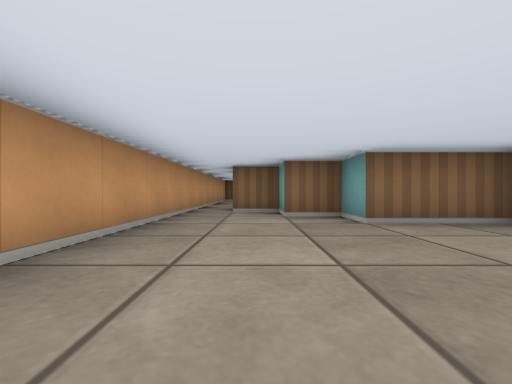
[1] (above)

15 first-person views from a walk through a cub3D level. The camera is about half as high as the walls, looks level and sees 90° across. The floor is counted in squares. Each view is taken from the middle of a square. On the plan, view 1 faces up. The plan holds only what a view shows up to about 9 squares ahead; the rest is blank.

[2]
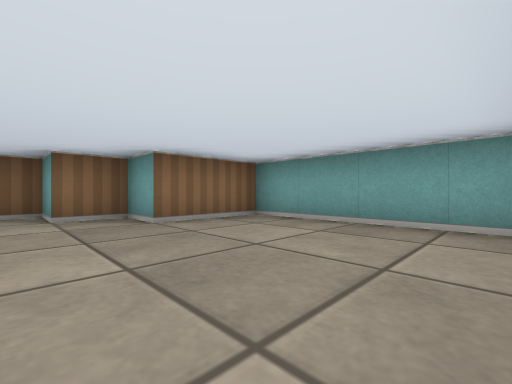

[3]
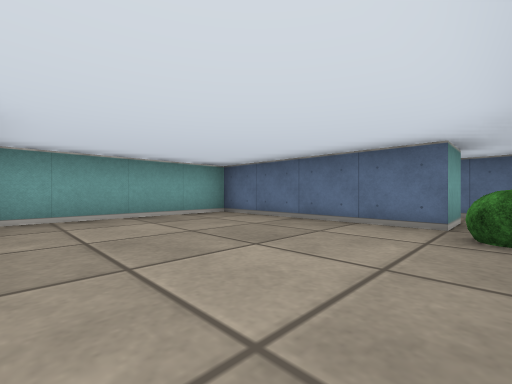

[4]
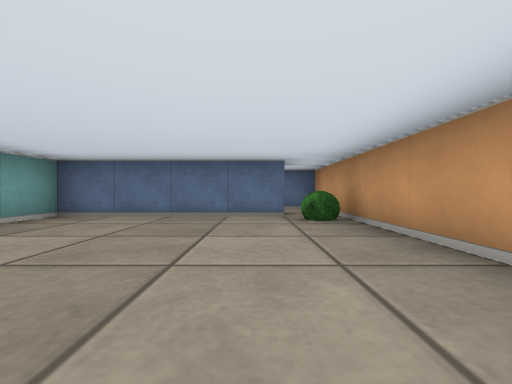

[5]
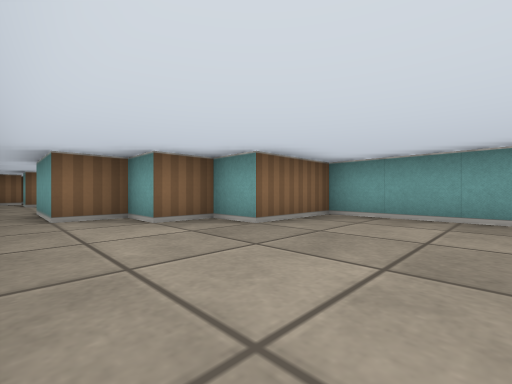

[6]
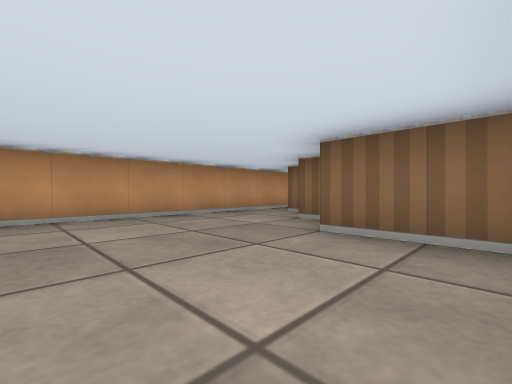

[7]
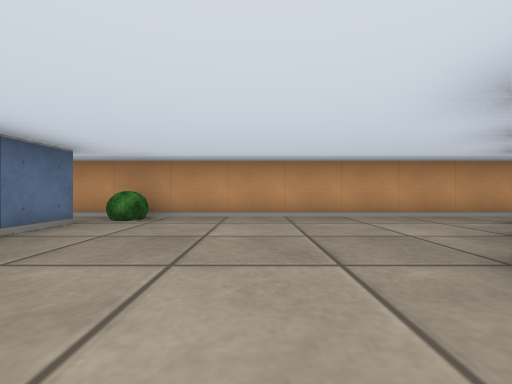

[8]
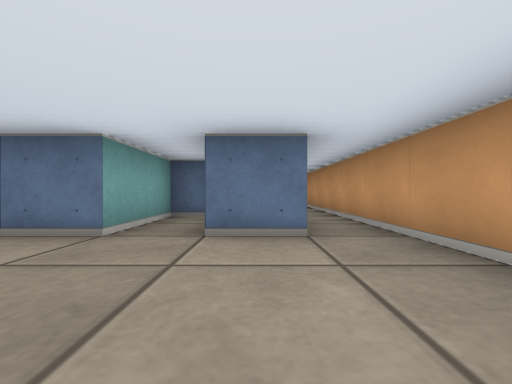

[9]
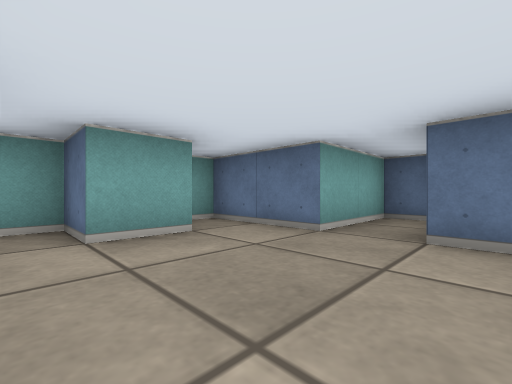

[10]
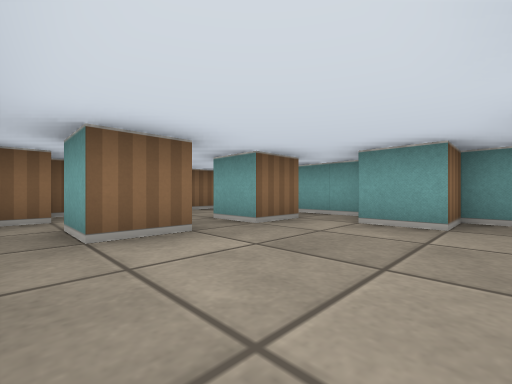

[11]
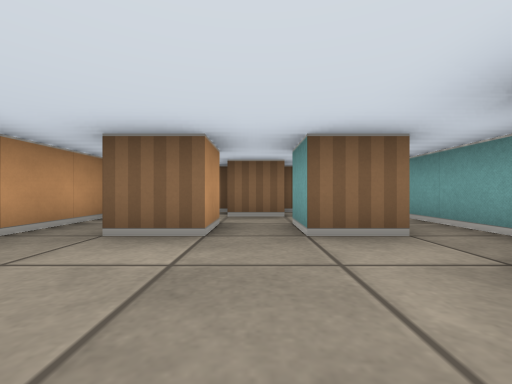

[12]
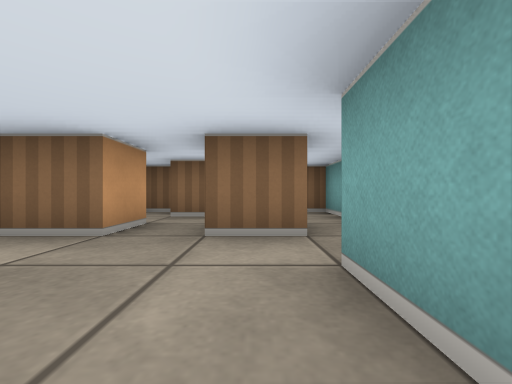

[13]
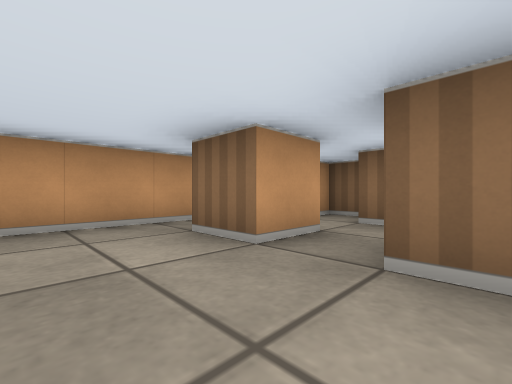

[14]
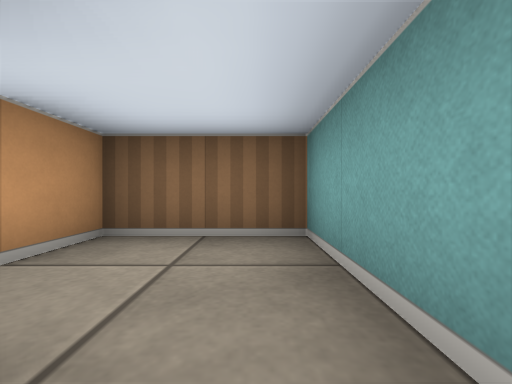

[15]
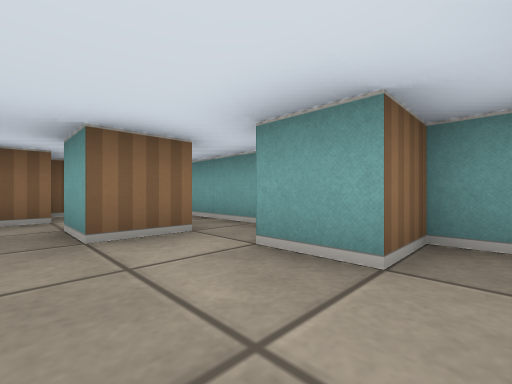

### Floor plan
Points are (right, up) in squares from view 1. A wall is a line through its corners. A room is listed if a view was taken in it or the views show most of it. See-through windows are left out.
Room 1 (views 1, 2, 3, 4, 5, 6, 7)
walls: (-0.5, -0.5) (3.5, -0.5) (3.5, 3.5) (1.5, 3.5) (1.5, 4.5) (0.5, 4.5); (-1.5, 4.5) (-1.5, -1.5); (0.5, 5.5) (-0.5, 5.5)
ways out: opening at (-1, 5) to room 2
objects: bush (-1, 0)
Room 2 (views 8, 9, 10, 11, 12, 13, 14, 15)
walls: (0.5, 11.5) (0.5, 10.5) (-0.5, 10.5) (-0.5, 11.5); (2.6, 10.5) (1.5, 10.5) (1.5, 11.5); (-0.4, 12.5) (-1, 12.5); (-1.5, 12.2) (-1.5, 4.5); (0.5, 13.5) (-0.5, 13.5); (0.9, 5.5) (1.5, 5.5) (1.5, 7.5) (3.5, 7.5) (3.5, 8.5) (2.5, 8.5) (2.5, 9.5) (3.5, 9.5) (3.5, 13.5) (1.5, 13.5) (1.5, 12.5) (0.5, 12.5); (-0.5, 5.5) (-0.5, 7.5) (0.5, 7.5); (0.5, 4.5) (0.5, 5.5)
ways out: opening at (-1, 5) to room 1

Where each view was taken, in squares from view 1:
view 1: 0 up, 0 right, facing up
view 2: 0 up, 0 right, facing up-right
view 3: 3 up, 1 left, facing down-right
view 4: 4 up, 0 right, facing down
view 5: 1 up, 1 left, facing up-right
view 6: 1 up, 3 right, facing up-left
view 7: 2 up, 3 right, facing left
view 8: 10 up, 0 right, facing down
view 9: 10 up, 0 right, facing down-right
view 10: 8 up, 1 left, facing up-right
view 11: 8 up, 1 right, facing up
view 12: 8 up, 2 right, facing up
view 13: 9 up, 2 right, facing up-left
view 14: 11 up, 3 right, facing up
view 15: 8 up, 1 right, facing up-right
